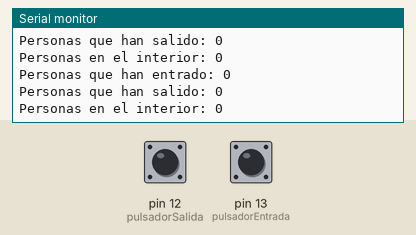
Bench run of a sketch on a simulated Arduino Uno, built with avr-gcc and run on an emulated ATmega328P. Shown: the last lines printed to the serial monitor. Inputs (shaded band) come from the test bench; at power-on: pin 13 (pulsadorEntrada) LOW, pin 12 (pulsadorSalida) LOW.

Above: at 2.8 s.
2.9 s: pin 13 (pulsadorEntrada) pulled HIGH for 1.25 s
At 3.9 s:
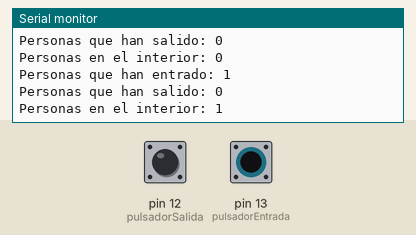
8.2 s: pin 12 (pulsadorSalida) pulled HIGH for 1.25 s
At 10.0 s:
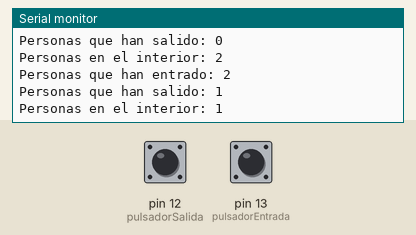
10.9 s: pin 12 (pulsadorSalida) pulled HIGH for 1.25 s
At 12.0 s:
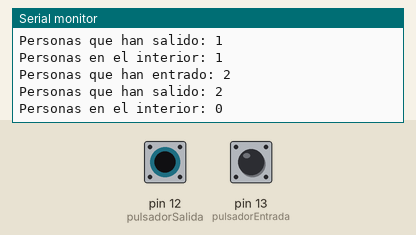
13.6 s: pin 13 (pulsadorEntrada) pulled HIGH for 1.25 s
At 15.1 s:
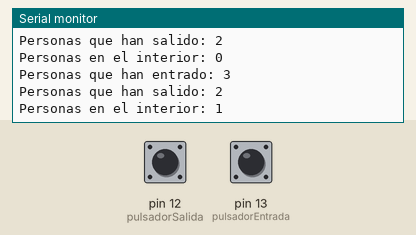
Timing chart, 0 to 16.6 s (numbered marks = the images above; inputs shaded):
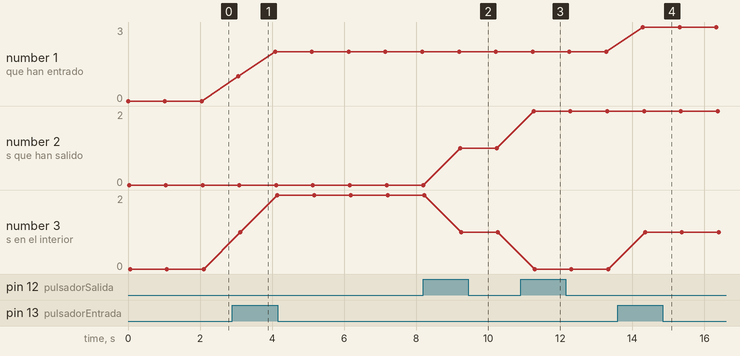

The sketch:

Contador_Codigo.ino
```cpp
#define pulsadorEntrada 13
#define pulsadorSalida 12

int contadorEntrada = 0;
int contadorSalida = 0;
int contadorInterior = 0;

void setup()
{
  Serial.begin(9600);
  pinMode(pulsadorEntrada, INPUT);
  pinMode(pulsadorSalida, INPUT);
}

void loop()
{
  if(digitalRead(pulsadorEntrada) == HIGH) contadorEntrada++;
  if(digitalRead(pulsadorSalida) == HIGH && contadorEntrada > contadorSalida) contadorSalida++;
  contadorInterior = contadorEntrada - contadorSalida;

  Serial.println("Personas que han entrado: "+ String(contadorEntrada));
  Serial.println("Personas que han salido: "+ String(contadorSalida));
  Serial.println("Personas en el interior: "+ String(contadorInterior));

  delay(1000);
}
```

Measured:
- after the input at 2.9 s, the serial monitor: prints a new line after 0.16 s (image 1)
- after the input at 8.2 s, the serial monitor: prints a new line after 1.0 s (image 2)
- after the input at 10.9 s, the serial monitor: prints a new line after 0.36 s (image 3)
- after the input at 13.6 s, the serial monitor: prints a new line after 0.69 s (image 4)
- plotted number 1: 0 → 2 after the input at 2.9 s, 2 → 3 after the input at 13.6 s
- plotted number 2: 0 → 1 after the input at 8.2 s
- plotted number 3: 0 → 2 after the input at 2.9 s, 2 → 1 after the input at 8.2 s, 0 → 1 after the input at 13.6 s
